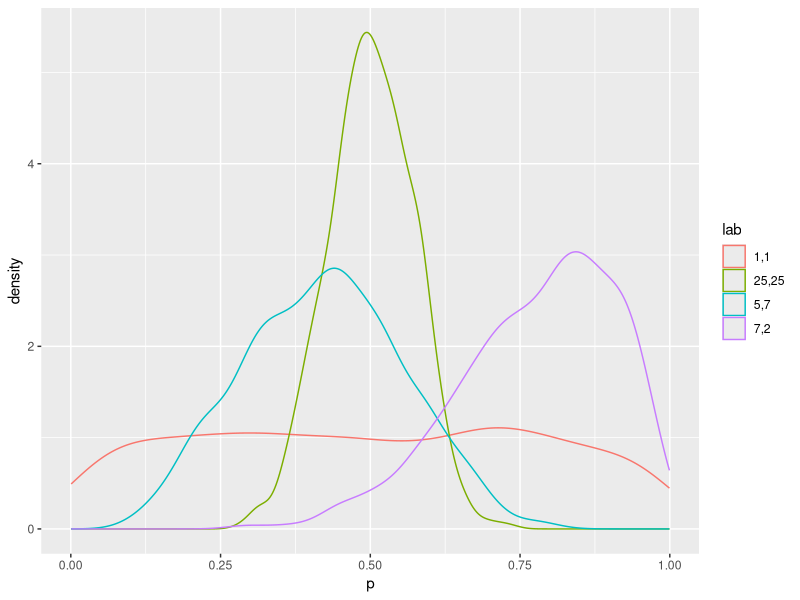
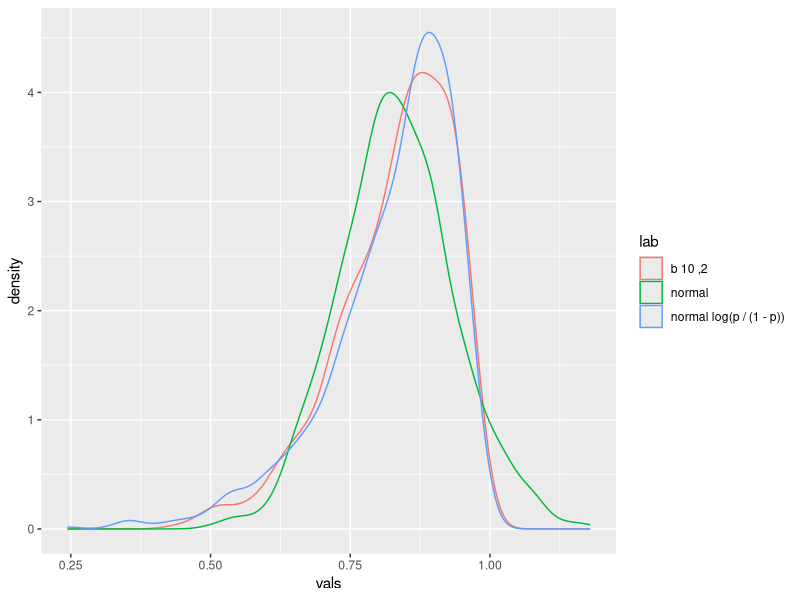
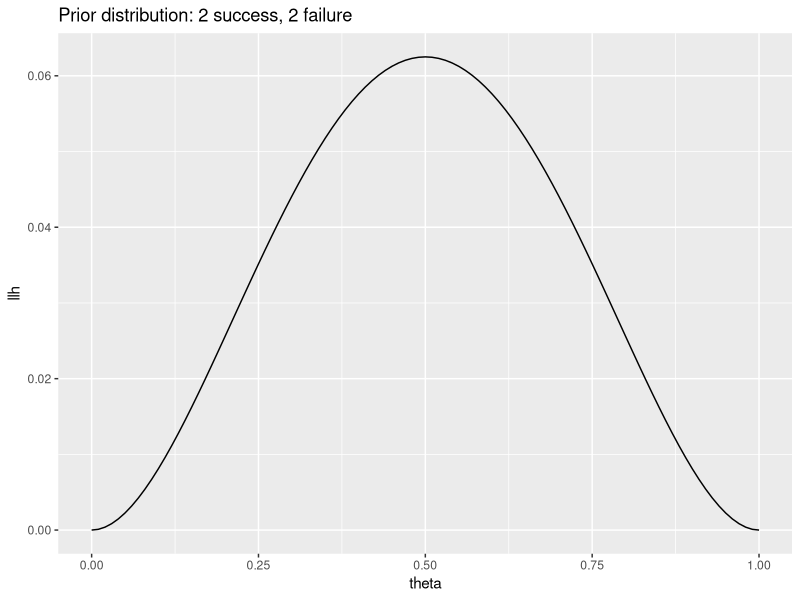
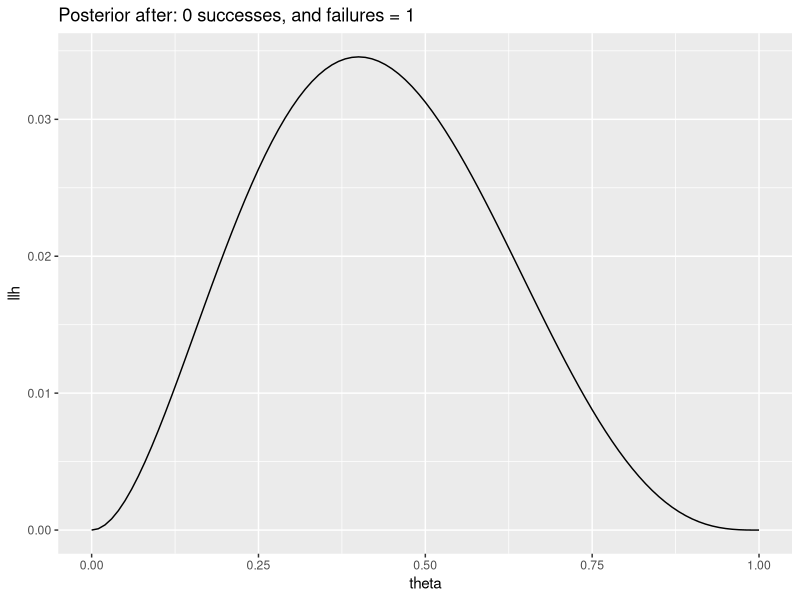
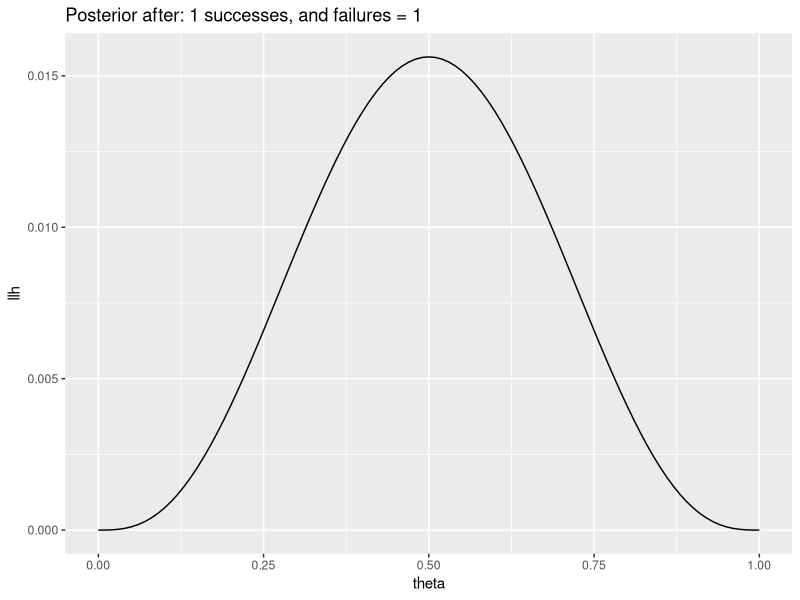
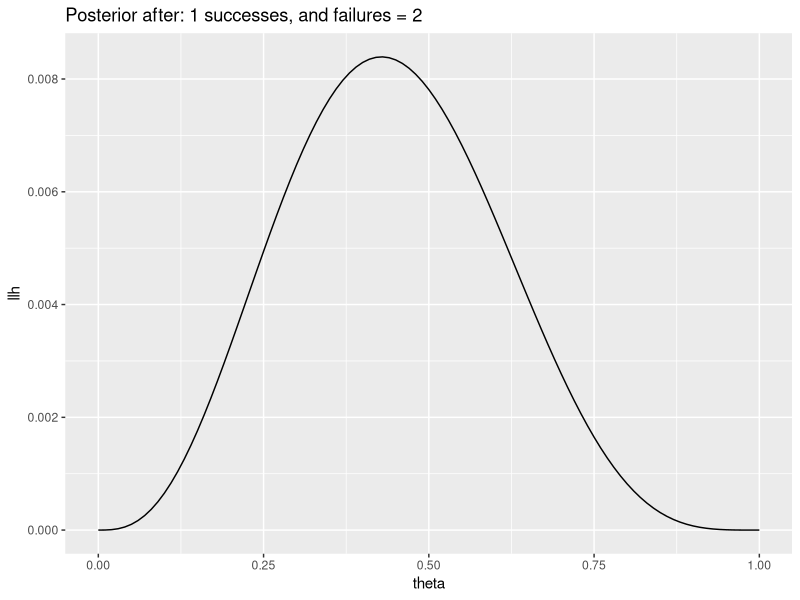
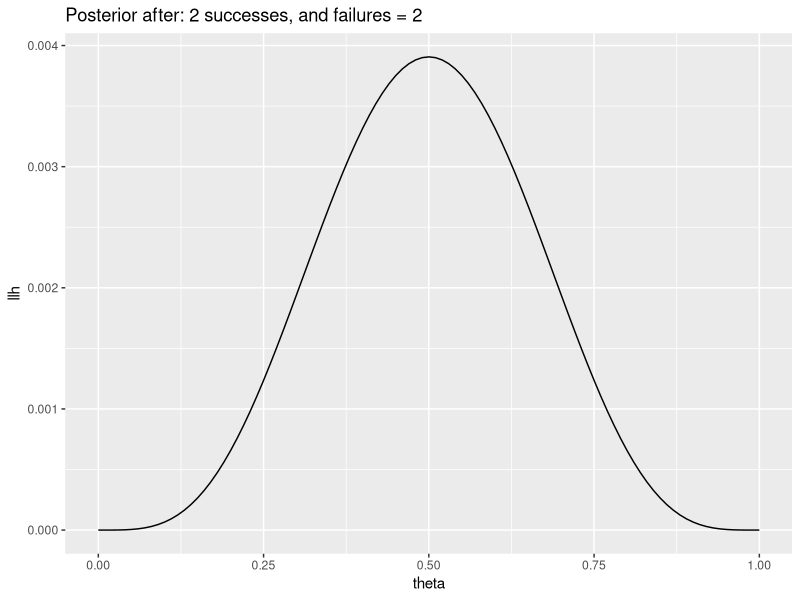
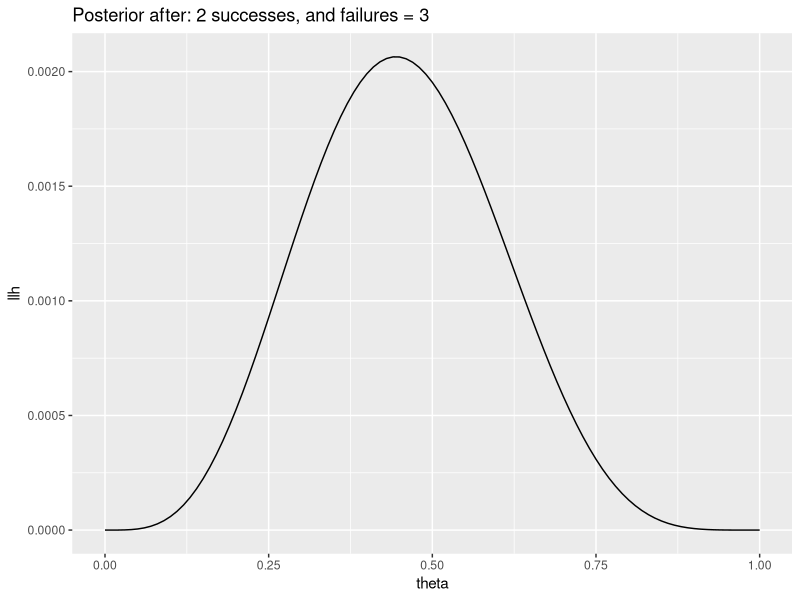

The R source for these figures, in order:
## ---- chunk 1
knitr::opts_chunk$set(echo = TRUE)
require(ggplot2)
## ---- chunk 2
n = 1000
p1 = rbeta(n,1,1)
p2 = rbeta(n,25,25)
p3 = rbeta(n,5,7)
p4 = rbeta(n,7,2)
p = c(p1,p2,p3,p4)
lab = factor(c(rep("1,1",n),rep("25,25",n),rep("5,7",n),rep("7,2",n)))
ggplot(data.frame()) + geom_density(aes(x=p,color=lab))
## ---- chunk 3

n = 1000
p = rbeta(n,10,2)
mu = mean(p)
v = var(p)
x = rnorm(n,mean = mu, sd = sqrt(v))

p_trans = log(p / (1-p) )
mu_p_trans = mean(p_trans)
v_p_trans = var(p_trans)

x2 = rnorm(n,mean = mu_p_trans, sd = sqrt(v_p_trans))
x2_untrans = exp(x2) / (1 + exp(x2))

vals = c(p,x,x2_untrans)
lab = c(rep("b 10 ,2",n),rep("normal",n), rep("normal log(p / (1 - p))",n))
ggplot(data.frame()) + geom_density(aes(x=vals,color=lab))

## ---- chunk 4

# prior
alpha = 3
beta = 3

beta_llh = function(theta,alpha,beta) {
  theta^(alpha - 1) * (1 - theta)^(beta - 1)
}

thetas = seq(0,1,0.01)
df.prior = data.frame(llh = beta_llh(thetas,alpha,beta),theta=thetas)
ggplot(df.prior) + geom_line(aes(x=theta,y=llh)) + ggtitle("Prior distribution: 2 success, 2 failure")

data = rbinom(20,prob = 0.7, size = 1)
successes = 0
failures = 0
for(d in data) {
  if(d == 1) {
    successes = successes + 1
    alpha = alpha + 1
  } else {
    failures = failures + 1
    beta = beta + 1
  }
  df.posterior = data.frame(llh = beta_llh(thetas,alpha,beta),theta=thetas)
  gplot = ggplot(df.posterior) + geom_line(aes(x=theta,y=llh)) + ggtitle(paste0("Posterior after: ",successes," successes, and failures = ", failures))
  print(gplot)
}
df.ml = data.frame(llh = beta_llh(thetas,successes + 1,failures + 1),theta=thetas)
 ggplot(df.ml) + geom_line(aes(x=theta,y=llh)) + ggtitle("ML Estimator")
## ---- chunk 5

p = 0.6
alpha = 11
beta = 11
n = 200

data = rbinom(n,prob = p,size = 1)
s = 0
f = 0
ps_g_0_5 = c( pbeta(0.5,alpha,beta,lower.tail=F))

for( d in data) {
  if(d == 1){
    alpha = alpha + 1
  } else {
    beta = beta + 1
  }
  ps_g_0_5 = c(ps_g_0_5, pbeta(0.5,alpha,beta,lower.tail=F))
}

ggplot(data.frame(p=ps_g_0_5,n=0:n)) + geom_line(aes(x=n,y=p)) + geom_abline(slope = 0, intercept = 0.99) + ggtitle("Prob theta > 0.5")

theta = seq(0,1,0.01)
y = dbeta(theta,alpha,beta)
ggplot(data.frame(theta=theta,prob=y))+ geom_line(aes(x=theta,y=prob)) + ggtitle("Posterior density")
